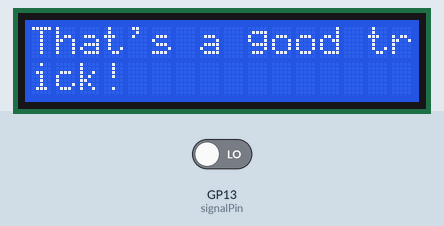
Recording of a program running on a simulated Raspberry Pi Pico running MicroPython. Shown: 16×2 character LCD. The test bench sets the inputs (shaded band); at power-on: GP13 (signalPin) LOW. What the program prints to the serial console is not drawn.

Above: at 0.1 s.
3.3 s: GP13 (signalPin) driven HIGH
Timing chart, 0 to 6.3 s (numbered marks = the images above; inputs shaded):
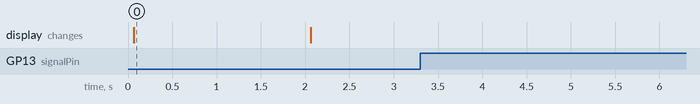

Measured:
- after the input at 3.3 s, every drawn part: stays the same
- what the display in image 0 shows lasts 2.0 s, from 0.1 s to 2.1 s

The program:

Button_RPM_LCD.py
```python
#Importing required libraries
import machine
import utime
from machine import I2C
from lcd_api import LcdApi
from pico_i2c_lcd import I2cLcd


#Global Variables
RPM = 0
signalPin = machine.Pin(13, machine.Pin.IN)
flag_value = 0
flag_limit = 60 #This value sets the number of ticks before display is updated
pulses_per_revolution = 100 #Number of pulses per revolution NOT THE NUMBER OF TEETH!!!
normalisedFlagLimit = flag_limit/pulses_per_revolution #Normalise the flag limit against number of pulses for one revolution

#Time Variables
startTime = utime.ticks_us()
endTime = 0
timeNormaliser = 60000000 #Change this number based on what time increment is used
                          #(60*10^x where x is the inverse power of the time incriment)
                          #currently using microseconds therefore x = 6

#LCD Variables

SDA_PIN = 0
SCL_PIN = 1
I2C_ADD = 0x27
I2C_NUM_ROWS = 2
I2C_NUM_COLS = 16

i2c = I2C(0, sda=machine.Pin(SDA_PIN), scl=machine.Pin(SCL_PIN), freq=400000)
lcd = I2cLcd(i2c, I2C_ADD, I2C_NUM_ROWS, I2C_NUM_COLS)

# Print the meme string
lcd.putstr("That's a good trick!")
utime.sleep(2)
lcd.clear() #this line might not be needed

#ISR: add one to the count
def sensorISR(Pin):
    global flag_value
    flag_value += 1
    print('ISR Active, ' + str(flag_value))

#Printing to the screen
def scrren_update():
    #update the display using I2C, and reset flag and time values
    lcd.move_to(0,0)
    lcd.putstr('RPM:')
    lcd.move_to(0,1)
    lcd.putstr(str(RPM))

#attach pin to interrupt
signalPin.irq(trigger = machine.Pin.IRQ_FALLING|machine.Pin.IRQ_RISING, handler = sensorISR)


###############
###Run loop - waiting for enough interrupt triggers
###############

while True:
    if flag_value < flag_limit: #This sets the limit for how many ticks before new value is displayed
        pass

    else:

        endTime = utime.ticks_us() #find the time that the loop ended
        flag_value = 0 #Reset flag value to 0
        deltaTime = endTime - startTime #Amount of time taken for that many interrupts
        normalisedDeltaTime = deltaTime/timeNormaliser #Normalising time based on time incriment

        RPM = (normalisedFlagLimit / normalisedDeltaTime) #Calculating RPM

        print(startTime, endTime)

        #print('RPM = ' + str(RPM))

        scrren_update()


        startTime = utime.ticks_us() #Keep this at the end to improve accuracy
```
